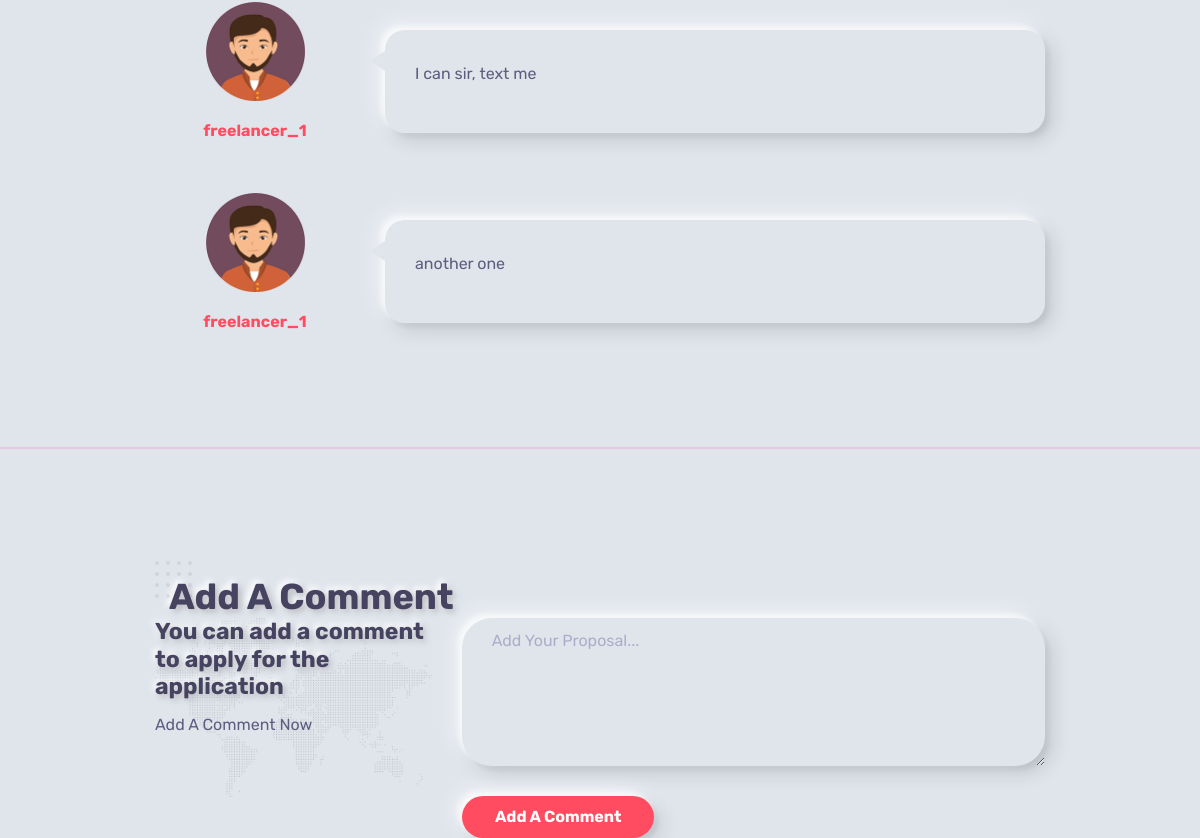
Page /postAndProposals.php?id=1 (signed in, lower part) on the earlier database version.
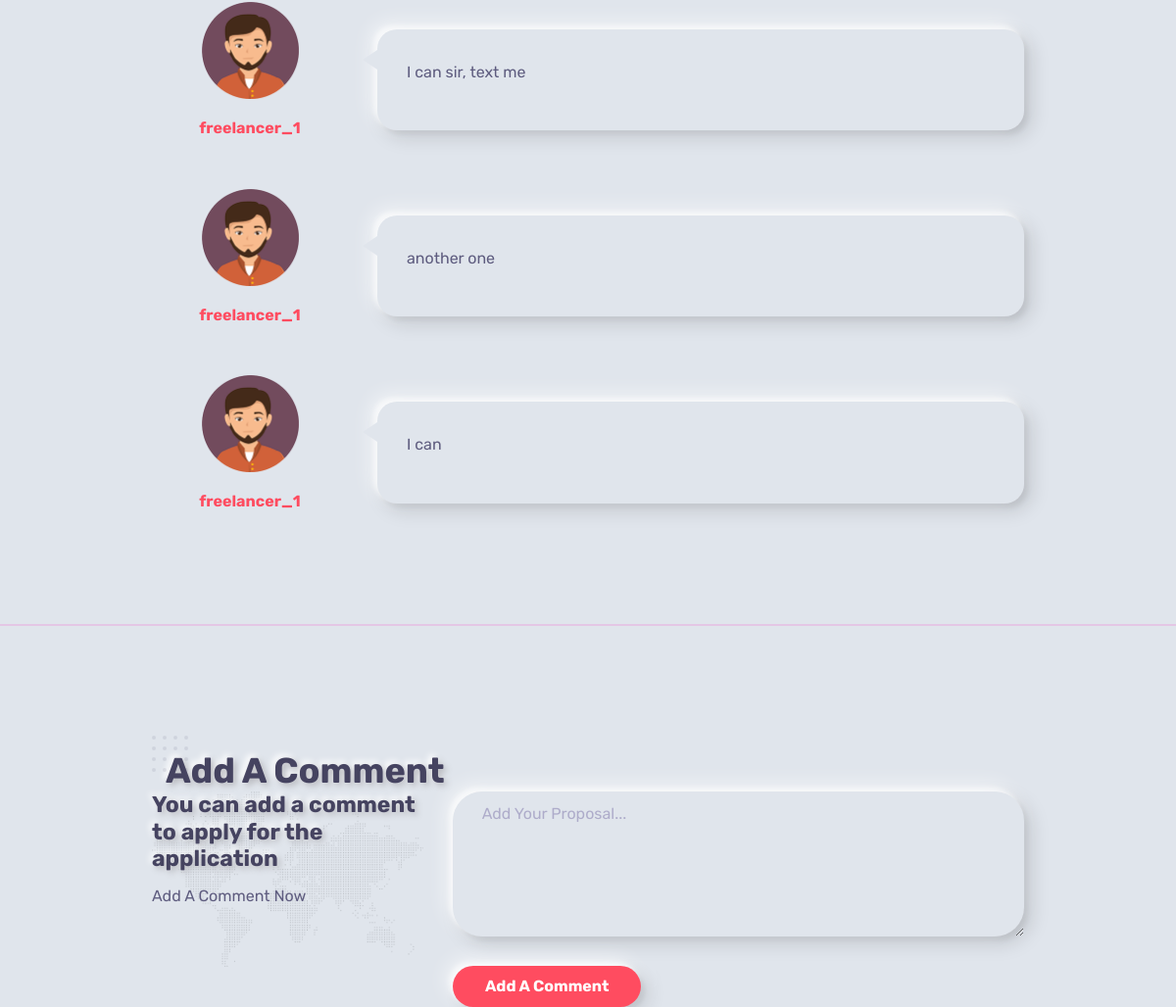
Same page on the later database version.
### tables this page shows
CREATE TABLE `proposal` (
  `id` int(11) NOT NULL,
  `post_id` int(11) NOT NULL,
  `freelancer_id` int(11) NOT NULL,
  `description` varchar(255) NOT NULL,
  `publish_date` datetime NOT NULL
);

CREATE TABLE `user` (
  `id` int(11) NOT NULL,
  `first_name` varchar(255) NOT NULL,
  `last_name` varchar(255) DEFAULT NULL,
  `id_number` int(11) DEFAULT NULL,
  `email` varchar(255) NOT NULL,
  `username` varchar(255) NOT NULL,
  `password` varchar(255) NOT NULL,
  `phone_number` int(11) NOT NULL,
  `skills` varchar(255) DEFAULT NULL,
  `language` varchar(255) DEFAULT NULL,
  `bio` varchar(255) DEFAULT NULL,
  `hourly_rate` int(11) DEFAULT NULL,
  `wallet` int(11) DEFAULT NULL,
  `location` varchar(255) DEFAULT NULL,
  `category` varchar(255) DEFAULT NULL,
  `join_date` datetime NOT NULL,
  `group_id` int(11) NOT NULL
);

### postAndProposals.php (the view, shortened to what this page needs)
<?php
require('connect.php');
if(isset($_GET['id']))
{
    $postId = $_GET['id'];
}
$stmt = $pdo->prepare('SELECT username, user.id, description, DATE_FORMAT(publish_date, "%m/%d/%Y") publish_date FROM proposal, user WHERE post_id = ? AND freelancer_id = user.id');
$stmt->execute([$postId]);
$proposal = $stmt->fetchAll();
?>
<!DOCTYPE html>
<html lang="en-US">
<head>
    <link rel="stylesheet" href="proposal/css/bootstrap.min.css" type="text/css" media="all">
    <link rel="stylesheet" href="proposal/css/all.min.css" type="text/css" media="all">
    <link rel="stylesheet" href="proposal/css/simple-line-icons.css" type="text/css" media="all">
    <link rel="stylesheet" href="proposal/css/slick.css" type="text/css" media="all">
    <link rel="stylesheet" href="proposal/css/animate.css" type="text/css" media="all">
    <link rel="stylesheet" href="proposal/css/magnific-popup.css" type="text/css" media="all">
    <link rel="stylesheet" href="css/owl.carousel.min.css">
    <link rel="stylesheet" href="css/font-awesome.min.css">
    <link rel="stylesheet" href="css/bootstrap-icons.css">
    <link rel="stylesheet" href="css/ion.rangeSlider.min.css">
    <link rel="stylesheet" href="css/dataTables.bootstrap4.min.css">
    <link rel="stylesheet" href="css/apexcharts.css">
    <link rel="stylesheet" href="proposal/css/style.css" type="text/css" media="all">
</head>
<body>
    <section id="about">
        <div class="container">
            <div class="row d-flex align-items-center">
                <?php
                    foreach($proposal as $row)
                    {
                ?>
                <div class="col-md-3 p-3">
                    <div class="text-center text-md-left d-flex flex-column align-items-center">
                        <img src="ui-c\img\bg-img\user1.png" alt="Bolby" class="w-50" />
                        <h6><a href="profile.php?id=<?php echo $row['id'];?>" class=""><?php echo $row['username'];?></a></h6>
                    </div>
                </div>
                <div class="col-md-9 triangle-left-md triangle-top-sm">
                    <div class="rounded bg-white shadow-dark padding-30">
                        <div class="row">
                            <div class="col-md-6 ">
                                <p><?php echo $row['description']; ?></p>
                            </div>
                        </div>
                    </div>
                </div>
                <?php } ?>
            </div>
        </div>
        <?php
            if($_SESSION['group_id'] == 1)
            {
        ?>
    </section>
    <hr class="new2">
    <section id="contact">
        <div class="container">
            <h2 class="section-title wow fadeInUp">Add A Comment</h2>
            <div class="row">
                <div class="col-md-4">
                    <div class="contact-info">
                        <h3 class="wow fadeInUp">You can add a comment to apply for the application</h3>
                        <p class="wow fadeInUp"> Add A Comment Now</p>
                    </div>
                </div>
                <div class="col-md-8">
                    <form id="contact-form" class="contact-form mt-6" method="post" action="">
                        <div class="row">
                            <div class="column col-md-12">
                                <div class="form-group">
                                    <textarea name="proposal" id="InputMessage" class="form-control" rows="5" placeholder="Add Your Proposal..." required="required" data-error="Message is required."></textarea>
                                </div>
                            </div>
                        </div>
                        <button type="submit" name="makeBid" id="submit" value="Submit" class="btn btn-default">Add A Comment</button>
                    </form>
                    <?php } ?>
                </div>
            </div>
        </div>
    </section>
</body>
</html>

Differences in the rows shown:
added proposal: freelancer.username "freelancer_1", description "I can"
